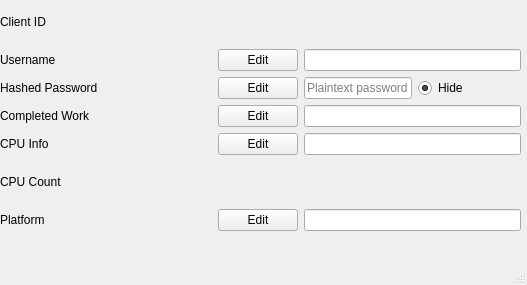
<?xml version="1.0" encoding="UTF-8"?>
<ui version="4.0">
 <class>ClientData</class>
 <widget class="QMainWindow" name="ClientData">
  <property name="geometry">
   <rect>
    <x>0</x>
    <y>0</y>
    <width>527</width>
    <height>285</height>
   </rect>
  </property>
  <property name="windowTitle">
   <string>Information for client</string>
  </property>
  <widget class="QWidget" name="centralwidget">
   <widget class="QLabel" name="label_2">
    <property name="geometry">
     <rect>
      <x>570</x>
      <y>240</y>
      <width>0</width>
      <height>16</height>
     </rect>
    </property>
    <property name="text">
     <string/>
    </property>
   </widget>
   <widget class="QWidget" name="gridLayoutWidget_2">
    <property name="geometry">
     <rect>
      <x>0</x>
      <y>0</y>
      <width>521</width>
      <height>231</height>
     </rect>
    </property>
    <layout class="QGridLayout" name="gridLayout_2">
     <item row="1" column="0">
      <widget class="QLabel" name="lblStaticUsername">
       <property name="text">
        <string>Username</string>
       </property>
      </widget>
     </item>
     <item row="3" column="2">
      <widget class="QPushButton" name="btnEditCompletedWork">
       <property name="sizePolicy">
        <sizepolicy hsizetype="Fixed" vsizetype="Fixed">
         <horstretch>0</horstretch>
         <verstretch>0</verstretch>
        </sizepolicy>
       </property>
       <property name="text">
        <string>Edit</string>
       </property>
      </widget>
     </item>
     <item row="3" column="0">
      <widget class="QLabel" name="lblStaticCompletedWork">
       <property name="text">
        <string>Completed Work</string>
       </property>
      </widget>
     </item>
     <item row="0" column="1">
      <widget class="QLabel" name="lblClientID">
       <property name="text">
        <string/>
       </property>
      </widget>
     </item>
     <item row="1" column="1">
      <widget class="QLabel" name="lblUsername">
       <property name="text">
        <string/>
       </property>
      </widget>
     </item>
     <item row="5" column="0">
      <widget class="QLabel" name="lblStaticCPUCount">
       <property name="text">
        <string>CPU Count</string>
       </property>
      </widget>
     </item>
     <item row="2" column="2">
      <widget class="QPushButton" name="btnEditHashedPass">
       <property name="sizePolicy">
        <sizepolicy hsizetype="Fixed" vsizetype="Fixed">
         <horstretch>0</horstretch>
         <verstretch>0</verstretch>
        </sizepolicy>
       </property>
       <property name="text">
        <string>Edit</string>
       </property>
      </widget>
     </item>
     <item row="2" column="1">
      <widget class="QLabel" name="lblHashedPass">
       <property name="text">
        <string/>
       </property>
      </widget>
     </item>
     <item row="6" column="0">
      <widget class="QLabel" name="lblStaticPlatform">
       <property name="text">
        <string>Platform</string>
       </property>
      </widget>
     </item>
     <item row="4" column="2">
      <widget class="QPushButton" name="btnEditCPUInfo">
       <property name="sizePolicy">
        <sizepolicy hsizetype="Fixed" vsizetype="Fixed">
         <horstretch>0</horstretch>
         <verstretch>0</verstretch>
        </sizepolicy>
       </property>
       <property name="text">
        <string>Edit</string>
       </property>
      </widget>
     </item>
     <item row="4" column="1">
      <widget class="QLabel" name="lblCPUInfo">
       <property name="text">
        <string/>
       </property>
      </widget>
     </item>
     <item row="6" column="1">
      <widget class="QLabel" name="lblPlatform">
       <property name="text">
        <string/>
       </property>
      </widget>
     </item>
     <item row="3" column="1">
      <widget class="QLabel" name="lblCompletedWork">
       <property name="text">
        <string/>
       </property>
      </widget>
     </item>
     <item row="1" column="2">
      <widget class="QPushButton" name="btnEditUsername">
       <property name="sizePolicy">
        <sizepolicy hsizetype="Fixed" vsizetype="Fixed">
         <horstretch>0</horstretch>
         <verstretch>0</verstretch>
        </sizepolicy>
       </property>
       <property name="text">
        <string>Edit</string>
       </property>
      </widget>
     </item>
     <item row="4" column="0">
      <widget class="QLabel" name="lblStaticCPUInfo">
       <property name="text">
        <string>CPU Info</string>
       </property>
      </widget>
     </item>
     <item row="2" column="0">
      <widget class="QLabel" name="lblStaticHashedPass">
       <property name="text">
        <string>Hashed Password</string>
       </property>
      </widget>
     </item>
     <item row="2" column="3">
      <widget class="QLineEdit" name="txtEditPassword">
       <property name="sizePolicy">
        <sizepolicy hsizetype="Preferred" vsizetype="Fixed">
         <horstretch>0</horstretch>
         <verstretch>0</verstretch>
        </sizepolicy>
       </property>
       <property name="echoMode">
        <enum>QLineEdit::Password</enum>
       </property>
       <property name="placeholderText">
        <string>Plaintext password</string>
       </property>
      </widget>
     </item>
     <item row="5" column="1">
      <widget class="QLabel" name="lblCPUCount">
       <property name="text">
        <string/>
       </property>
      </widget>
     </item>
     <item row="6" column="2">
      <widget class="QPushButton" name="btnEditPlatform">
       <property name="sizePolicy">
        <sizepolicy hsizetype="Fixed" vsizetype="Fixed">
         <horstretch>0</horstretch>
         <verstretch>0</verstretch>
        </sizepolicy>
       </property>
       <property name="text">
        <string>Edit</string>
       </property>
      </widget>
     </item>
     <item row="0" column="0">
      <widget class="QLabel" name="lblStaticClientID">
       <property name="text">
        <string>Client ID</string>
       </property>
      </widget>
     </item>
     <item row="2" column="4">
      <widget class="QRadioButton" name="rdoHidePassword">
       <property name="text">
        <string>Hide</string>
       </property>
       <property name="checked">
        <bool>true</bool>
       </property>
      </widget>
     </item>
     <item row="1" column="3" colspan="2">
      <widget class="QLineEdit" name="txtEditUsername">
       <property name="sizePolicy">
        <sizepolicy hsizetype="Preferred" vsizetype="Fixed">
         <horstretch>0</horstretch>
         <verstretch>0</verstretch>
        </sizepolicy>
       </property>
      </widget>
     </item>
     <item row="3" column="3" colspan="2">
      <widget class="QLineEdit" name="txtEditCompletedWork">
       <property name="sizePolicy">
        <sizepolicy hsizetype="Preferred" vsizetype="Fixed">
         <horstretch>0</horstretch>
         <verstretch>0</verstretch>
        </sizepolicy>
       </property>
      </widget>
     </item>
     <item row="4" column="3" colspan="2">
      <widget class="QLineEdit" name="txtEditCPUInfo">
       <property name="sizePolicy">
        <sizepolicy hsizetype="Preferred" vsizetype="Fixed">
         <horstretch>0</horstretch>
         <verstretch>0</verstretch>
        </sizepolicy>
       </property>
      </widget>
     </item>
     <item row="6" column="3" colspan="2">
      <widget class="QLineEdit" name="txtEditPlatform">
       <property name="sizePolicy">
        <sizepolicy hsizetype="Preferred" vsizetype="Fixed">
         <horstretch>0</horstretch>
         <verstretch>0</verstretch>
        </sizepolicy>
       </property>
      </widget>
     </item>
    </layout>
   </widget>
  </widget>
  <widget class="QMenuBar" name="menubar">
   <property name="geometry">
    <rect>
     <x>0</x>
     <y>0</y>
     <width>527</width>
     <height>26</height>
    </rect>
   </property>
  </widget>
  <widget class="QStatusBar" name="statusbar"/>
 </widget>
 <resources/>
 <connections/>
</ui>
